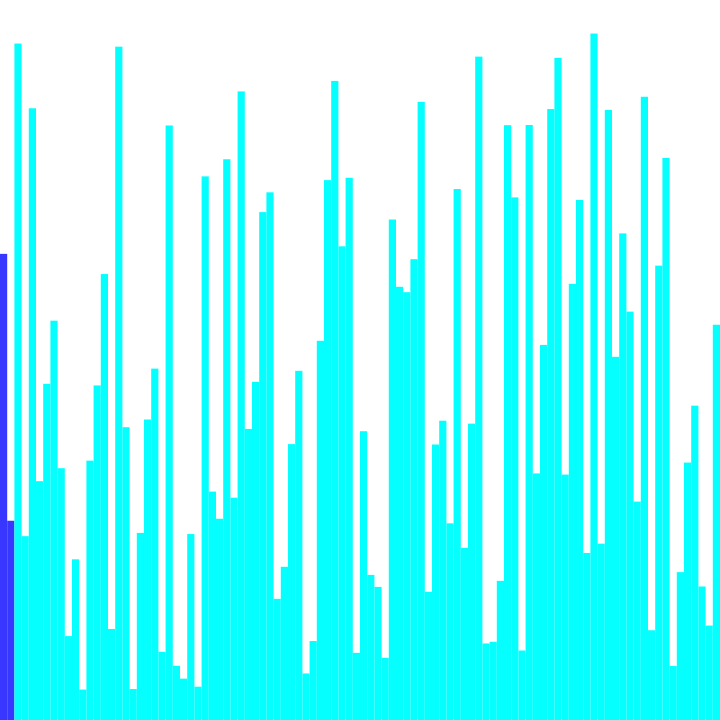
Frame 1 (no input)
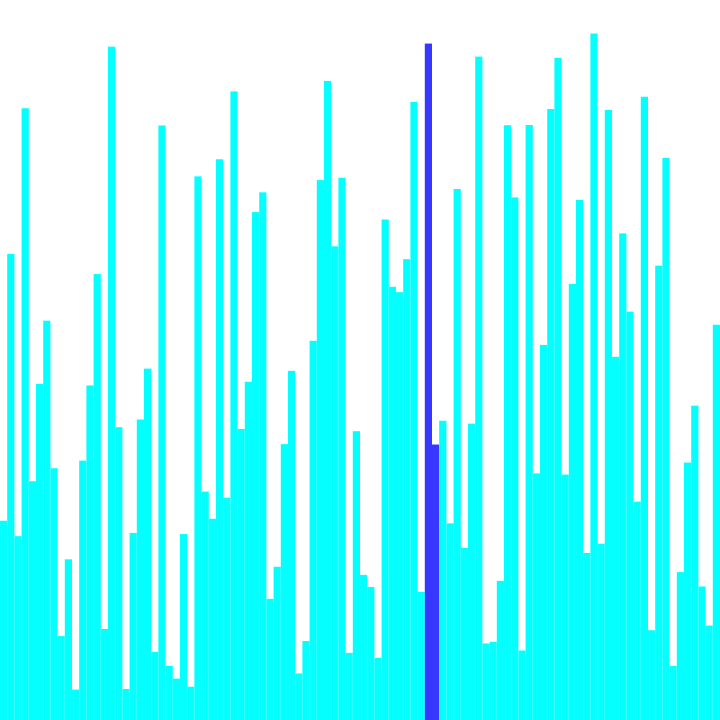
Frame 60 (the mouse pressed at the canvas centre just before this capture)
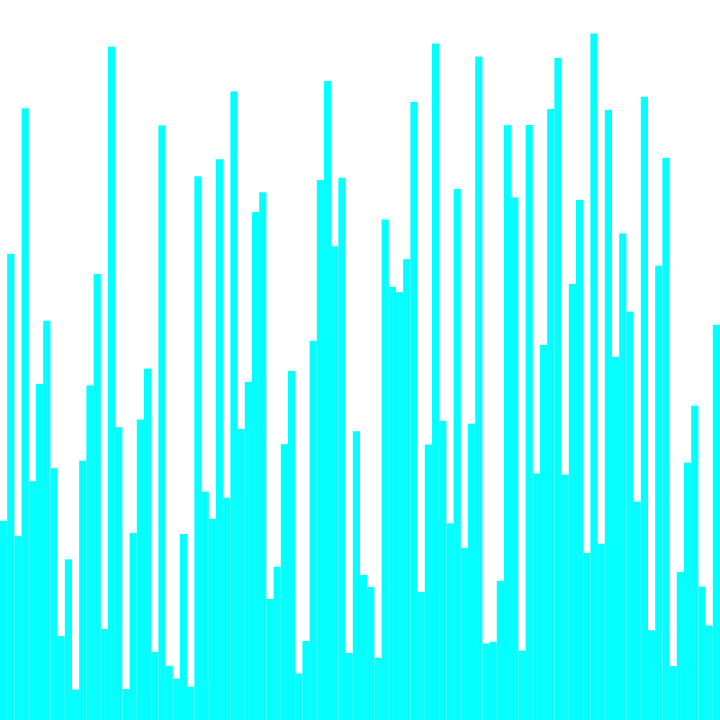
Frame 120 (the mouse held since frame 60 and released just before this capture)

The Processing sketch that drew these frames (run headless with seeded random() and noise(); from frame 60 on, the mouse is pressed at the canvas centre):

// Processing sketch: BubbleSort
// ── BubbleSort.pde
float n=100;
boolean ascending=true;
int speed=100;
boolean test=false;
float[] nums=new float[int(n)];
float[] original=new float[int(n)];
boolean sorted=false;
boolean paused;
int ml1;
float size;

void setup() {
  size(720, 720);
  size=720/n;
  for (int i=0; i < nums.length; i++) {
    float r=random(height-30)+20;
    nums[i]=r;
    original[i]=r;
  }
  ml1=millis();
  for (int i=original.length-1; i > 0; i--) {
    for (int j=0; j < i-1; j++) {
      swapO(j, j+1);//if dentro
    }
  }
  println("Tiempo real: "+(millis()-ml1)+ " milis");
  if (test)noLoop();
  frameRate(speed);
}
int i=0;
int last=int(n)-1;
void draw() {
  background(255);
  if (test) {
    printO();
  } else {
    if (paused) {
      printN(-1, -1);
    } else {
      if (sorted) {
        printN(-1, -1);
      } else {
        if (last!=0) {
          printN(i, i+1);
          swap(i, i+1);//if dentro
          if (i<last-1) {
          i++;
        } else {
          i=0;
          last--;
        }
        } else {
          printN(-1, -1);
          sorted=true;
          println("Tiempo real: "+(millis()-ml1)+ " milis");
          noLoop();
        }
      }
    }
  }
}

void mousePressed() {
  if (paused)paused=false;
  else paused=true;
}

void swap(int n1, int n2) {
  if (ascending) {
    if (nums[n2]<nums[n1]) {
      float aux=nums[n2];
      nums[n2]=nums[n1];
      nums[n1]=aux;
    }
  } else {
    if (nums[n1]<nums[n2]) {
      float aux=nums[n2];
      nums[n2]=nums[n1];
      nums[n1]=aux;
    }
  }
}

void swapO(int n1, int n2) {
  if (ascending) {
    if (original[n2]<original[n1]) {
      float aux=original[n2];
      original[n2]=original[n1];
      original[n1]=aux;
    }
  } else {
    if (original[n1]<original[n2]) {
      float aux=original[n2];
      original[n2]=original[n1];
      original[n1]=aux;
    }
  }
}

void printN(int n1, int n2) {
  noStroke();
  for (int i=0; i < nums.length; i++) {
    if (i==n1||i==n2) {
      fill(55, 55, 255);
    } else {
      fill(5, 255, 255);
    }
    rect(i*size, height, size, -nums[i]);
  }
}

void printO() {
  noStroke();
  for (int i=0; i < nums.length; i++) {
    fill(5,155,5);
    rect(i*size, height, size, -original[i]);
  }
}
